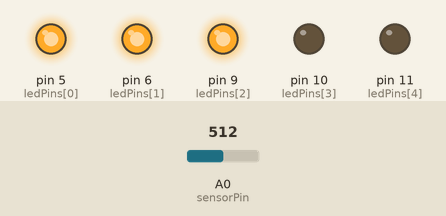
A sketch run on a simulated Arduino Uno, built with avr-gcc and run on an emulated ATmega328P. Parts: output pins drawn as LEDs (lit = HIGH). The inputs (shaded band) are chosen by the test bench; at power-on: A0 (sensorPin) = 512.

Above: at 3.3 s.
3.4 s: A0 (sensorPin) set to 605
8.1 s: A0 (sensorPin) set to 629
At 11.1 s:
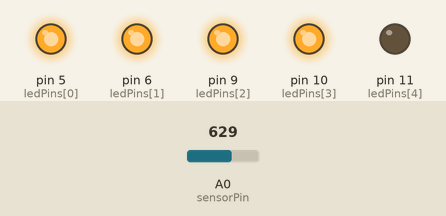
11.5 s: A0 (sensorPin) set to 809
18.5 s: A0 (sensorPin) set to 834
21.9 s: A0 (sensorPin) set to 810
25.3 s: A0 (sensorPin) set to 511
At 29.6 s:
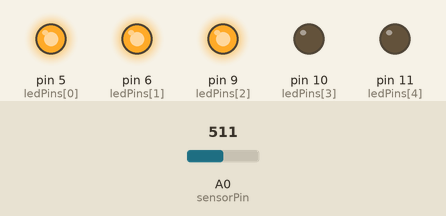
Timing chart, 0 to 31.1 s (numbered marks = the images above; inputs shaded):
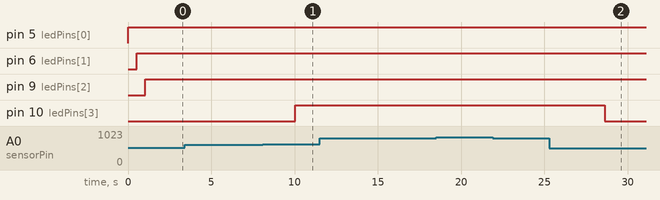

The sketch:

CRX_ADKL3_05B.ino
```cpp
/*
  MULTIPLE LEDs: Bar Graph! Up, down, up, down!
*/

// use an "array" to keep track of all LED pins
int ledPins[] = {5,6,9,10,11};
int sensorPin = A0;

void setup() {

  int index; // a variable to keep track of the “for()” loop

  for(index = 0; index <= 4; index++) {
    pinMode(ledPins[index], OUTPUT);
    // ledPins[index] is replaced by the value in the array.
    // For example, ledPins[0] is 5
  }
}

void loop() {
  int index;
  int sensorValue;
  int numberOfLight;

  sensorValue = analogRead(sensorPin);

  // First, we need to convert the 0-1023 integer value into
  // a value that we can understand. 1023/5 = 205 so 0V-1V
  // correspond to a reading of 0-205, 1V-2V is 205-410, and
  // so on.
  if (sensorValue > 820) {
    numberOfLight = 5;
  } else if (sensorValue > 615) {
    numberOfLight = 4;
  } else if (sensorValue > 410) {
    numberOfLight = 3;
  } else if (sensorValue > 205) {
    numberOfLight = 2;
  } else {
    numberOfLight = 1;
  }

  // Turn only the defined number of light ON.
  // If numberOfLight is 1, the loop will only run through
  // once. If the numberOfLight is 3, the loop will run through
  // three times, turning led[0] to led[2] ON
  for(index = 0; index < numberOfLight; index++) {
    digitalWrite(ledPins[index], HIGH);
    delay(sensorValue);
  }

  // Same as above but light will be turned off instead.
  // Unlike previously, we'll start from the high index and
  // work the way down and turn OFF light that should not
  // be ON. Since index begin as 4, if numberOfLight is 5,
  // the loop will not execute. If numberOfLight is 4, the
  // loop will execute once.
  for(index = 4; index >= numberOfLight; index--) {
    digitalWrite(ledPins[index], LOW);
    delay(sensorValue);
  }
}
```

Measured:
- the behaviour switches between 615 and 616 on A0 (sensorPin) (found by bisection; images 0 and 1)
- after the input at 3.4 s, every drawn part: stays the same
- after the input at 8.1 s, pin 10 (ledPins[3]): LOW → HIGH after 1.9 s
- after the input at 11.5 s, every drawn part: stays the same
- after the input at 18.5 s, every drawn part: stays the same
- after the input at 21.9 s, every drawn part: stays the same
- after the input at 25.3 s, pin 10 (ledPins[3]): HIGH → LOW after 3.3 s
